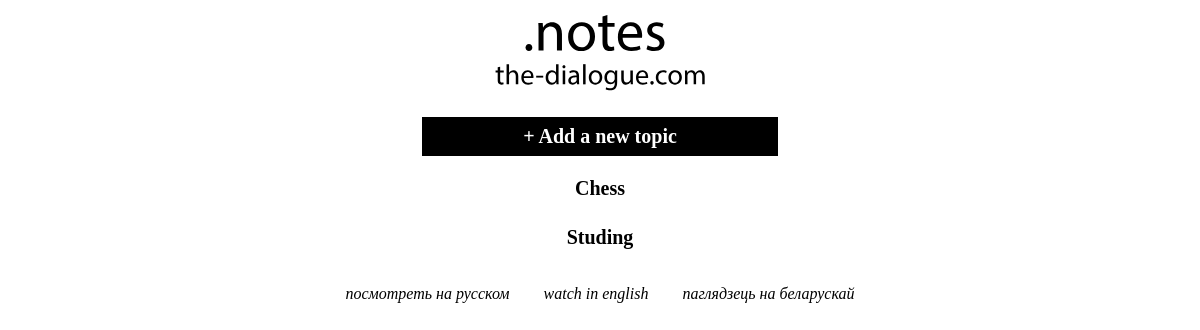
The page /topics/ (signed in) on the database as committed earlier.
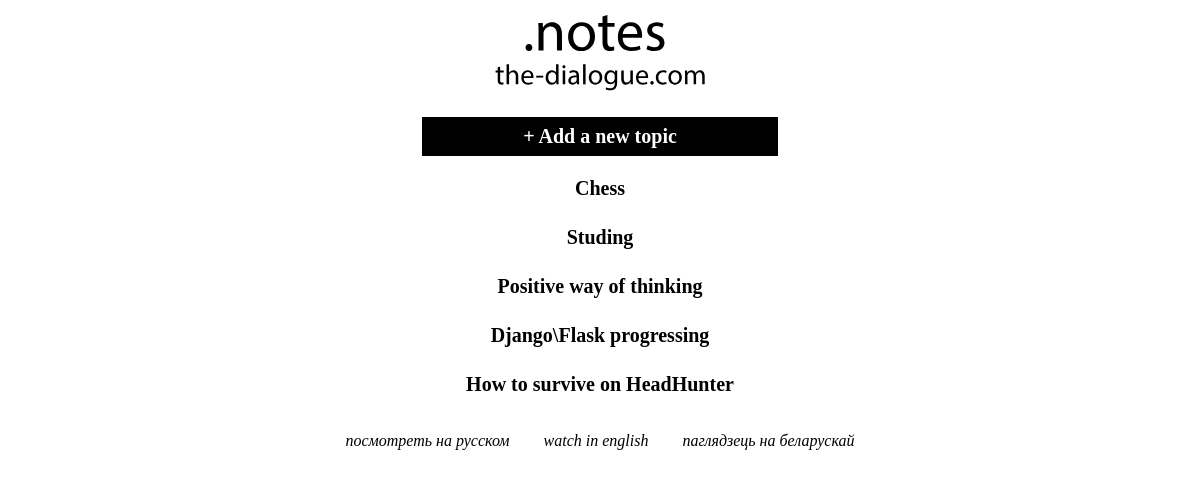
The same page on the database as committed later.
### notes_app/models.py (models this page shows)
class Topic(models.Model):
	text = models.CharField(max_length=200)
	date_added = models.DateTimeField(auto_now_add=True)
	owner = models.ForeignKey(User, on_delete=models.CASCADE)
	def __str__(self):
		return self.text

### notes_app/views.py (the view)
# urls.py: url(r'^topics/$', views.topics, name='topics'),
@login_required
def topics(request):
	topics = Topic.objects.filter(owner=request.user).order_by('date_added')
	context = {'topics': topics}
	return render(request, 'notes_app/topics.html', context)

### notes_app/templates/notes_app/topics.html
{% extends 'notes_app/base.html' %}
{% block content %}
{% load static %}
<link rel="stylesheet" media="all" href="{% static 'notes_app/css/topics.css' %}" type="text/css">
<link rel="stylesheet" media="all" href="{% static 'notes_app/css/index.css' %}" type="text/css">
<a class='topics_link' href='{% url "notes_app:new_topic"  %}'>+ Add a new topic</a>
<p>
	{% for topic in topics %}
		<p>
			<a id='topic' href="{% url 'notes_app:topic' topic.id %}">{{ topic }}</a>
		</p>
	{% empty %}
		<li>No topics have been added yet.</li>
	{% endfor %}
</p>
{% endblock content %}

### notes_app/templates/notes_app/base.html
<p>
	{% load static %}
	<link rel="stylesheet" media="all" href="{% static 'notes_app/css/base.css' %}" type="text/css">
	<p>
		<a href="{% url 'notes_app:index' %}">
			<img id='logo' src="{% static 'notes_app/css/img/logo.svg' %}" />
		</a>
	</p>
{% block content %}{% endblock content %}
<p id='languages'>
	<a id='russian' href="{% url 'notes_app:index' %}">посмотреть на русском</a>
	<a id='english' href="{% url 'notes_app:index' %}">watch in english</a>
	<a id='belarus' href="{% url 'notes_app:index' %}">паглядзець на беларускай</a>
</p>

### notes_app/static/notes_app/css/base.css (style rules this page uses)
#index_text, #russian, #english, #belarus, .buttons { font-family: 'PT Sans'; }
#logo { display: block; margin: 0 auto; max-width: 250px; }
#russian, #english, #belarus { font-style: italic; text-decoration: none; color: black; }
#russian { padding: 15px; }
#english { padding: 15px; }
#belarus { padding: 15px; }
#languages { display: block; text-align: center; padding: 15px 0; }

### notes_app/static/notes_app/css/topics.css (style rules this page uses)
#topic { font-size: 20; display: block; text-align: center; margin: 0 35%; text-decoration: none; color: black; font-weight: bold; font-family: 'PT Sans'; padding: 5px 0; }

### notes_app/static/notes_app/css/index.css (style rules this page uses)
#welcome_text, .topics_link, #logout_link { font-family: 'PT Sans'; }
.topics_link { color: white; background-color: black; font-weight: bold; text-decoration: none; padding: 8px 25px; font-size: 20; display: block; text-align: center; margin: 0 35%; }

Rows that differ between the two databases and show on the page:
added Topic: text "Positive way of thinking"
added Topic: text "Django\\Flask progressing"
added Topic: text "How to survive on HeadHunter"
